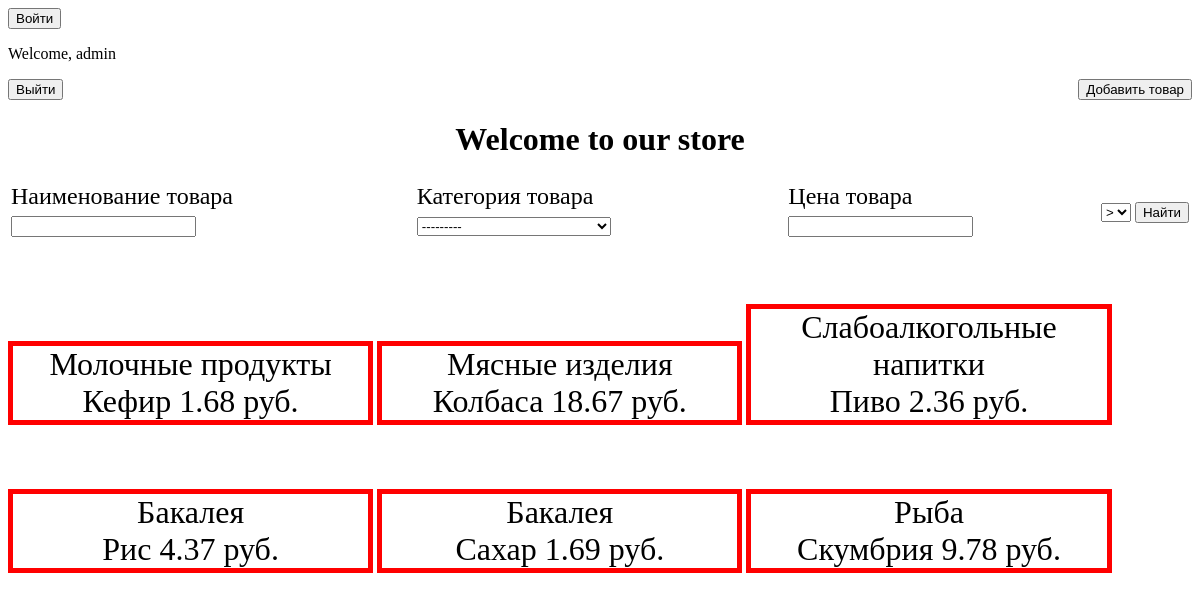
The page /main/ (signed in) on the database its author committed.
### main_app/models.py (models this page shows, shortened)
class Category(models.Model):
    category_name = models.CharField(max_length=150, verbose_name='Категория', unique=True)
    category_slug = models.SlugField(max_length=100, verbose_name='Слаг категории')
    def __str__(self):
        return self.category_name
    class Meta:
        verbose_name = 'Категория'
        verbose_name_plural = 'Категории'
        ordering = ['category_name']

class Product(models.Model):
    product_name = models.CharField(max_length=200, verbose_name='Наименование товара', unique=True)
    product_slug = models.SlugField(max_length=200, verbose_name='Слаг товара')
    product_price = models.DecimalField(max_digits=7, decimal_places=2, verbose_name='Цена товара', blank=True, null=True)
    product_quantity = models.PositiveIntegerField(verbose_name='Количество товара на складе', blank=True, null=True)
    product_units = models.ForeignKey('UnitOfMeasure', on_delete=models.CASCADE, verbose_name='Единицы измерения',
                                      blank=True, null=True)
    product_image = models.ImageField(verbose_name='Фото товара', upload_to='images/%Y/%M/%D', blank=True, null=True)
    is_available = models.BooleanField(default=True, verbose_name='Доступность', blank=True, null=True)
    product_countriesoforigin = models.ForeignKey('CountryOfOrigin', on_delete=models.CASCADE, verbose_name='Страны происхождения', blank=True, null=True)
    product_categories = models.ManyToManyField('Category', verbose_name='Категории', blank=True)
    product_description = models.TextField(verbose_name="Описание товара", blank=True, null=True)
    class Meta:
        verbose_name = 'Товар'
        verbose_name_plural = 'Товары'
        ordering = ['product_name']

### main_app/views.py (the view, shortened to what this page needs)
# urls.py: path('main/', main_view, name='main'),
def main_view(request):
    products = Product.objects.all()
    form = FilterForm()
    return render(request, template_name='main.html', context={'products': products, 'form': form})

### main_app/forms.py
class FilterForm(forms.Form):
    category_name = forms.ModelChoiceField(queryset=Category.objects.all(), label='Категория товара',  required=False, widget=forms.Select())
    product_name = forms.CharField(label='Наименование товара', required=False)
    gl = forms.CharField(widget=forms.Select(choices=[('greater', '>'), ('less', '<')]),
                         label='', required=False)
    product_price = forms.DecimalField(label='Цена товара', required=False)

### main_app/templates/main.html (shortened to what this page needs)
<!DOCTYPE html>
{% load static %}
<html lang="en">
<head>
    <link rel="stylesheet" href="{% static 'css/style.css' %}">
</head>
<body>
<a href="{% url 'accounts:login' %}">
    <button>Войти</button>
</a>
{% if user.is_authenticated %}
<p>Welcome, {{ user.username }}</p>
<a href="{% url 'accounts:logout' %}">
    <button>Выйти</button>
</a>
{% else %}
<a href="{% url 'accounts:registration' %}">
    <button>Зарегистрироваться</button>
</a>
{% endif %}
<div style="float: right;">
    <a href="{% url 'main_app:create_product' %}"><button>Добавить товар</button></a>
</div>
<h1 style="text-align: center;">Welcome to our store</h1>
<div id="filter">
    <form action="" method="GET">
    <table>
        <tr>
            <td>
                {{ form.product_name.label }}
                {{ form.product_name }}
            </td>
            <td>
                {{ form.category_name.label }}
                {{ form.category_name }}
            </td>
            <td>
                {{ form.product_price.label }}
                {{ form.product_price }}
            </td>
            <td>
                {{ form.gl }}
            </td>
            <td>
                <input type="submit" value="Найти">
            </td>
        </tr>
    </table>
</form>
</div>
<div>
    {% for product in products %}
    <div class="product_card">
        <div>
            {% for category in product.product_categories.all %} {{ category }} {% endfor %}
        </div>
        <div>
        {{ product.product_name }} {{ product.product_price }} руб.
        </div>
    </div>
    {% endfor %}
</div>
</body>
</html>

### main_app/static/css/style.css (style rules this page uses)
#filter { margin: auto; font-size: 1.5em; }
.product_card { text-align: center; width: 30%; height: 20%; font-size: 2em; margin-top:2em; display: inline-block; justify-content: center; border: 5px solid red; }

### rows shown on the page
Category: category_name "---------", category_name "Бакалея"
Product: product_name "Кефир", product_price "1.68"
Category: category_name "Молочные продукты"
Product: product_name "Колбаса", product_price "18.67"
Category: category_name "Мясные изделия"
Product: product_name "Пиво", product_price "2.36"
Category: category_name "Слабоалкогольные напитки"
Product: product_name "Рис", product_price "4.37"
Product: product_name "Сахар", product_price "1.69"
Product: product_name "Скумбрия", product_price "9.78"
Category: category_name "Рыба"

### other values the page prints
{{ user.username }} "admin"
